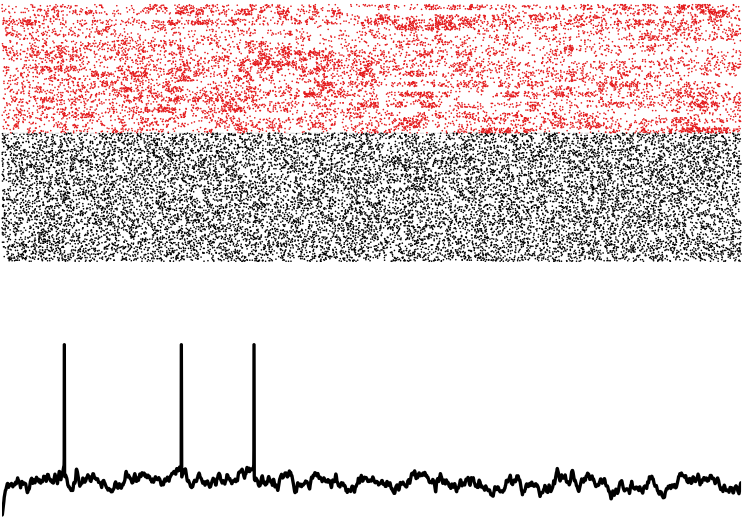

Write Python code to recreate this figure.
from pathlib import Path

import matplotlib

matplotlib.use("Agg")

import matplotlib.pyplot as plt
import numpy as np


SCRIPT_DIR = Path(__file__).resolve().parent
ROOT = SCRIPT_DIR.parents[2]
DATA_DIR = ROOT / "nc_final_data" / "Figure1" / "Figure1_b"
OUTPUT = SCRIPT_DIR / "Figure1_b2.pdf"
EXCITATORY_CHANNELS = 250
TOTAL_CHANNELS = 500
SAMPLE_INTERVAL_MS = 1.0


def build_plot_data():
    raster = np.load(DATA_DIR / "display_raster.npy", allow_pickle=False)
    voltage = np.load(DATA_DIR / "voltage.npy", allow_pickle=False).astype(float)
    spike_times = np.load(DATA_DIR / "spike_times.npy", allow_pickle=False)
    if raster.shape[0] != TOTAL_CHANNELS:
        raise ValueError(f"Expected {TOTAL_CHANNELS} synapse channels.")
    channel_type = np.where(
        np.arange(TOTAL_CHANNELS) < EXCITATORY_CHANNELS, "exc", "inh"
    )
    interval_ms = SAMPLE_INTERVAL_MS

    displayed_events = {}
    for kind in ("inh", "exc"):
        local_channel, time_index = np.nonzero(raster[channel_type == kind])
        channel_index = np.flatnonzero(channel_type == kind)[local_channel]
        dtype = np.uint16 if max(raster.shape) <= np.iinfo(np.uint16).max else np.uint32
        displayed_events[kind] = np.column_stack((time_index, channel_index)).astype(dtype)

    spike_indices = np.rint(spike_times / interval_ms).astype(int)
    spike_indices = spike_indices[(spike_indices >= 0) & (spike_indices < len(voltage))]
    voltage[spike_indices] = 0.0
    return displayed_events["exc"], displayed_events["inh"], voltage, interval_ms, channel_type


def main():
    excitatory, inhibitory, voltage, interval_ms, channel_type = build_plot_data()

    time_seconds = np.arange(len(voltage), dtype=float) * interval_ms / 1000.0
    fig, (raster_ax, voltage_ax) = plt.subplots(
        2,
        1,
        figsize=(8.5, 6.0),
        sharex=True,
        gridspec_kw={"height_ratios": (2.1, 1.5), "hspace": 0.32},
    )

    for events, color, zorder in (
        (inhibitory, "#000000", 2),
        (excitatory, "#e41a1c", 3),
    ):
        event_times = events[:, 0].astype(float) * interval_ms / 1000.0
        raster_ax.scatter(
            event_times,
            events[:, 1],
            s=6.0,
            c=color,
            marker=".",
            alpha=1.0,
            linewidths=0,
            zorder=zorder,
        )

    raster_ax.axhline(
        y=int(np.sum(channel_type == "exc")),
        color="0.85",
        linestyle="--",
        linewidth=0.8,
        zorder=1,
    )
    raster_ax.set_ylim(len(channel_type) + 5, -5)
    raster_ax.axis("off")

    voltage_ax.plot(time_seconds, voltage, color="#000000", linewidth=2.4)
    voltage_ax.set_xlim(time_seconds[0], time_seconds[-1])
    voltage_ax.axis("off")

    fig.subplots_adjust(left=0.12, right=0.99, bottom=0.12, top=0.99)
    fig.savefig(OUTPUT, format="pdf", bbox_inches="tight", pad_inches=0.02)
    plt.close(fig)


if __name__ == "__main__":
    main()
